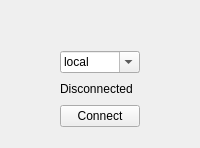
      <widget class="QWidget" name="tab_connect">
       <attribute name="title">
        <string>Connection</string>
       </attribute>
       <layout class="QGridLayout" name="gridLayout_2">
        <item row="5" column="0">
         <spacer name="horizontalSpacer">
          <property name="orientation">
           <enum>Qt::Horizontal</enum>
          </property>
          <property name="sizeHint" stdset="0">
           <size>
            <width>40</width>
            <height>20</height>
           </size>
          </property>
         </spacer>
        </item>
        <item row="5" column="1" colspan="2">
         <widget class="QLabel" name="labelConnectionState">
          <property name="text">
           <string>Disconnected</string>
          </property>
         </widget>
        </item>
        <item row="5" column="3">
         <spacer name="horizontalSpacer_2">
          <property name="orientation">
           <enum>Qt::Horizontal</enum>
          </property>
          <property name="sizeHint" stdset="0">
           <size>
            <width>40</width>
            <height>20</height>
           </size>
          </property>
         </spacer>
        </item>
        <item row="6" column="1" colspan="2">
         <widget class="QPushButton" name="pushButtonConnect">
          <property name="text">
           <string>Connect</string>
          </property>
         </widget>
        </item>
        <item row="4" column="1" colspan="2">
         <widget class="QComboBox" name="comboBoxConnect">
          <property name="editable">
           <bool>true</bool>
          </property>
          <item>
           <property name="text">
            <string>local</string>
           </property>
          </item>
          <item>
           <property name="text">
            <string>usb</string>
           </property>
          </item>
          <item>
           <property name="text">
            <string/>
           </property>
          </item>
         </widget>
        </item>
        <item row="1" column="1">
         <widget class="QLabel" name="label_40">
          <property name="sizePolicy">
           <sizepolicy hsizetype="Preferred" vsizetype="Preferred">
            <horstretch>0</horstretch>
            <verstretch>0</verstretch>
           </sizepolicy>
          </property>
          <property name="maximumSize">
           <size>
            <width>16777215</width>
            <height>16777215</height>
           </size>
          </property>
          <property name="text">
           <string>&lt;html&gt;&lt;head/&gt;&lt;body&gt;&lt;p&gt;&lt;img height=&quot;200&quot;  src=&quot;:/Logo/DogBot&quot;/&gt;&lt;/p&gt;&lt;/body&gt;&lt;/html&gt;</string>
          </property>
         </widget>
        </item>
        <item row="0" column="1">
         <spacer name="verticalSpacer">
          <property name="orientation">
           <enum>Qt::Vertical</enum>
          </property>
          <property name="sizeHint" stdset="0">
           <size>
            <width>20</width>
            <height>10</height>
           </size>
          </property>
         </spacer>
        </item>
        <item row="7" column="1">
         <spacer name="verticalSpacer_2">
          <property name="orientation">
           <enum>Qt::Vertical</enum>
          </property>
          <property name="sizeHint" stdset="0">
           <size>
            <width>20</width>
            <height>10</height>
           </size>
          </property>
         </spacer>
        </item>
        <item row="2" column="1">
         <spacer name="verticalSpacer_5">
          <property name="orientation">
           <enum>Qt::Vertical</enum>
          </property>
          <property name="sizeHint" stdset="0">
           <size>
            <width>20</width>
            <height>10</height>
           </size>
          </property>
         </spacer>
        </item>
       </layout>
      </widget>
